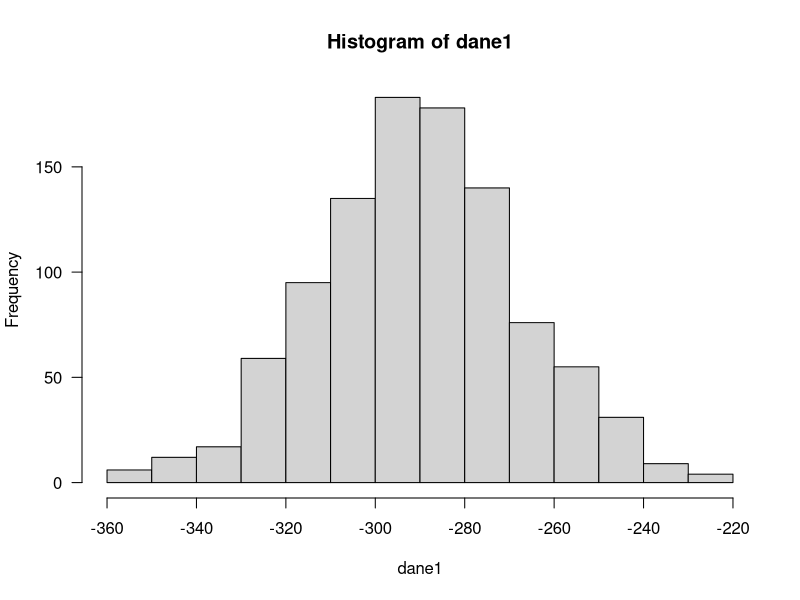
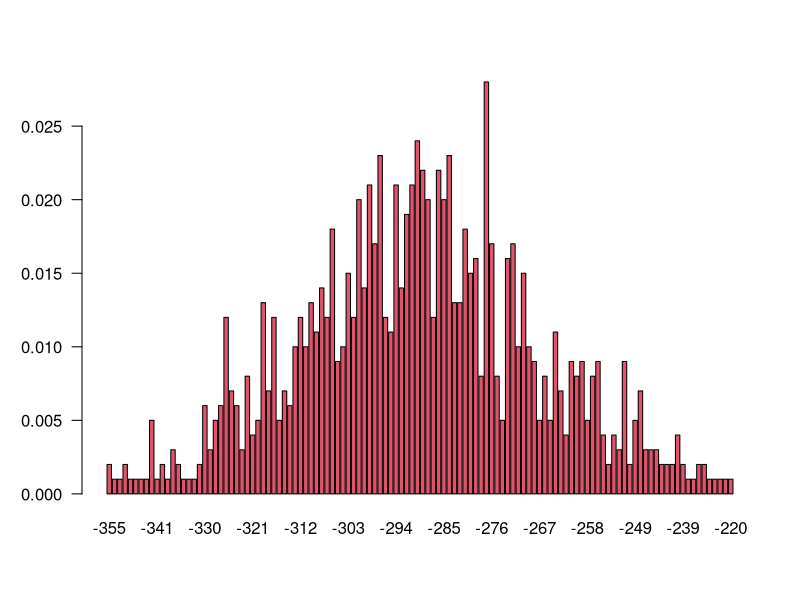
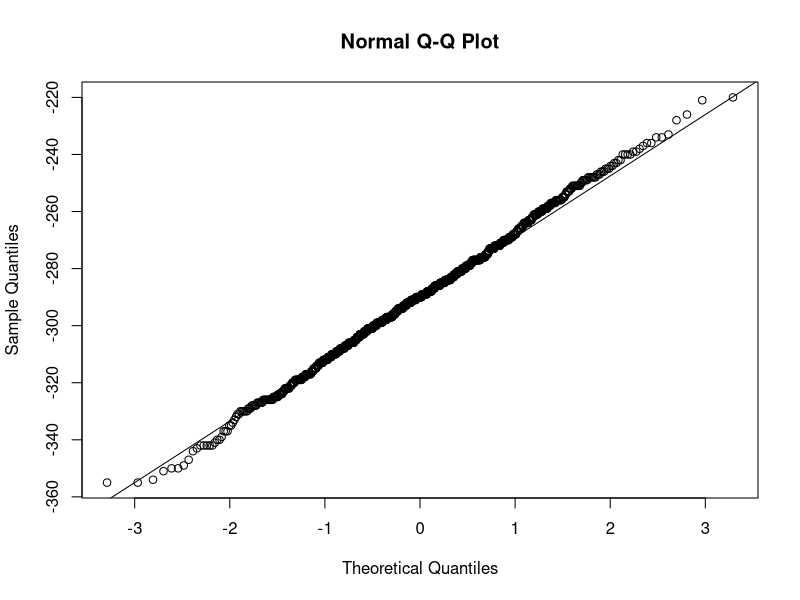
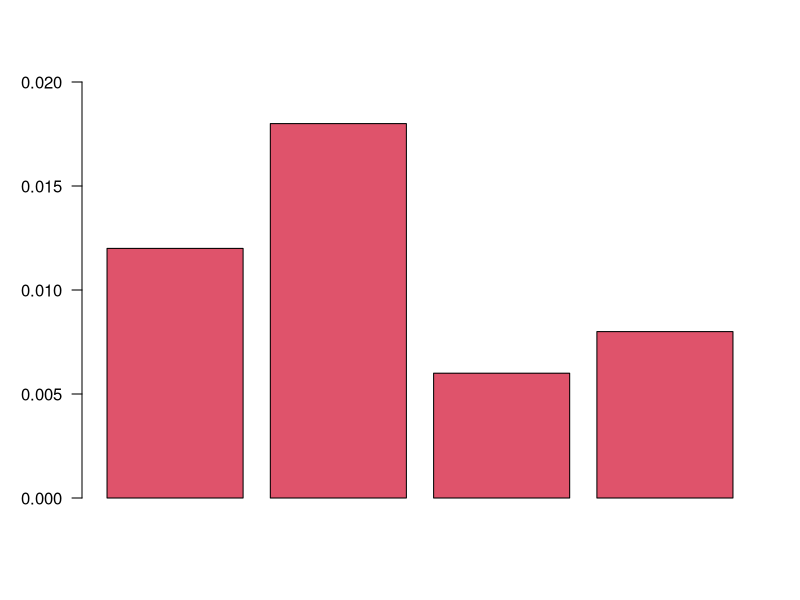

The R script that drew these images, in order:

sym1=function(n){
  roznica=numeric()
  for(i in c(1:n)){
    x1=sample(c(0,1),size=705,replace=T,prob = c(0.53,0.47))
    x2=sample(c(0,1),size=1320,replace=T,prob=c(0.53,0.47))
    roznica[i]=sum(x1)-sum(x2)
  }
  return(roznica)
}

dane1=sym1(1000)
hist(dane1,las=1)
range(dane1)
dane1b=table(dane1)
barplot(dane1b/sum(dane1b),las=1,col=2)

shapiro.test(dane1)
qqnorm(dane1)
qqline(dane1)

#Zadanie5
#braki
braki=c(12,18,6,8)

proby=c(1000,1000,1000,1000)

prop.test(braki,proby)

pairwise.prop.test(braki,proby)
barplot(braki/proby,las=1,col=2,ylim=c(0,0.02))

#zadanie 6

zachorowania=c(57,142)
liczba=c(200745,200745)

prop.test(zachorowania,liczba,alternative = "less")
